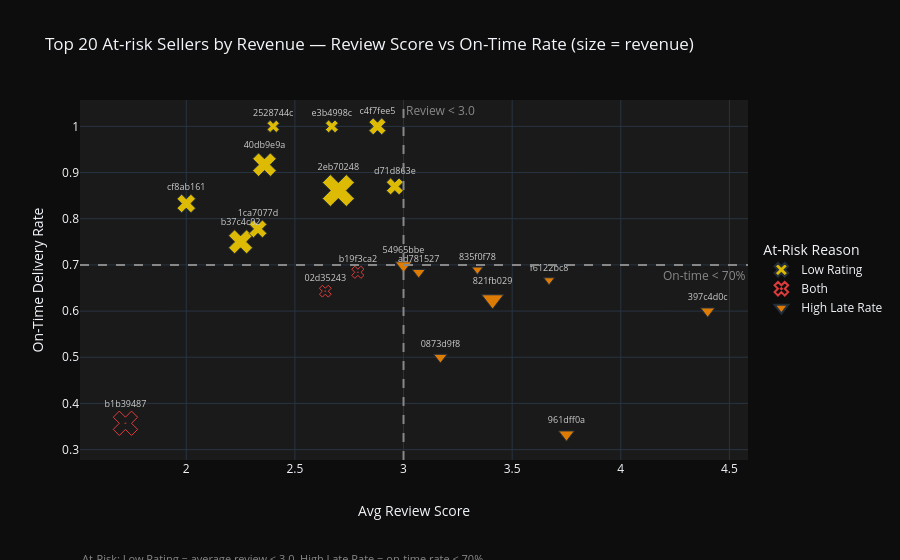

Notebook cell for this chart:
### Markdown cell above
### 5. At-risk Sellers

### Code cell
# Scatter: top 20 at-risk sellers by revenue (at_risk == True)
# x = avg_review_score, y = on_time_rate, size = total_revenue (business impact)
risk_df = (
    active[active["at_risk"] == True]
    .dropna(subset=["avg_review_score", "on_time_rate"])
    .nlargest(20, "total_revenue")
    .copy()
)
risk_df["seller_short"] = risk_df["seller_id"].str[:8]
risk_df["breach"] = "None"
risk_df.loc[risk_df["avg_review_score"] < 3.0, "breach"] = "Low Rating"
risk_df.loc[risk_df["on_time_rate"] < 0.70, "breach"] = "High Late Rate"
risk_df.loc[
    (risk_df["avg_review_score"] < 3.0) & (risk_df["on_time_rate"] < 0.70), "breach"
] = "Both"

fig = px.scatter(
    risk_df,
    x="avg_review_score",
    y="on_time_rate",
    color="breach",
    color_discrete_map={
        "Low Rating": "#FFD700",
        "High Late Rate": "#FF8C00",
        "Both": "#FF4444",
    },
    size="total_revenue",
    size_max=20,
    symbol="breach",
    symbol_map={
        "Low Rating": "x",
        "High Late Rate": "triangle-down",
        "Both": "x-open-dot",
    },
    text="seller_short",
    hover_data={
        "seller_short": True,
        "seller_state": True,
        "avg_review_score": ":.2f",
        "on_time_rate": ":.1%",
        "total_revenue": ":,.0f",
        "breach": True,
        "seller_id": False,
    },
    opacity=0.85,
    title="Top 20 At-risk Sellers by Revenue — Review Score vs On-Time Rate (size = revenue)",
    labels={
        "avg_review_score": "Avg Review Score",
        "on_time_rate": "On-Time Delivery Rate",
        "breach": "At-Risk Reason",
    },
)

fig.update_traces(textposition="top center", textfont=dict(size=9, color="#CCCCCC"))

fig.add_vline(x=3.0, line_dash="dash", line_color="#888888",
              annotation_text="Review < 3.0", annotation_position="top right",
              annotation_font_color="#888888")
fig.add_hline(y=0.70, line_dash="dash", line_color="#888888",
              annotation_text="On-time < 70%", annotation_position="bottom right",
              annotation_font_color="#888888")

fig.update_layout(
    template="plotly_dark",
    paper_bgcolor="#0D0D0D",
    plot_bgcolor="#1A1A1A",
    legend=dict(orientation="v", x=1.02, y=0.5),
    xaxis=dict(title=dict(text="Avg Review Score", standoff=30)),
    margin=dict(b=100),
)

# Add footnote after layout is set to avoid annotation duplication from add_vline/add_hline
fig.add_annotation(
    text="At-Risk: Low Rating = average review < 3.0, High Late Rate = on-time rate < 70%",
    xref="paper", yref="paper",
    x=0, y=-0.3,
    showarrow=False,
    font=dict(size=11, color="#888888"),
    align="center",
)

fig.show()

### Figure 1 — Plotly figure (JSON) as saved in the notebook; plotly's stock layout.template omitted (floating-point values rounded to 4 significant figures)
{"data": [{"customdata": [["2eb70248", "SP", 42630.0, "Low Rating", "2eb70248d66e0e3ef83659f71b244378"], ["b37c4c02", "SP", 24075, "Low Rating", "b37c4c02bda3161a7546a4e6d222d5b2"], ["40db9e9a", "PE", 23168, "Low Rating", "40db9e9aa57f7bb151bcda6b0f9bdbb7"], ["cf8ab161", "SP", 14391, "Low Rating", "cf8ab1616079e2793aa29d524df01bb1"], ["1ca7077d", "SP", 13340.0, "Low Rating", "1ca7077d890b907f89be8c954a02686a"], ["c4f7fee5", "SP", 11960.0, "Low Rating", "c4f7fee5b0db50e87766f5a4d1b1b758"], ["d71d863e", "SP", 11900.0, "Low Rating", "d71d863e5ef30d94e440c11be17dcd8f"], ["e3b4998c", "SP", 6898.0, "Low Rating", "e3b4998c7a498169dc7bce44e6bb6277"], ["2528744c", "SP", 6245, "Low Rating", "2528744c5ef5d955adc318720a94d2e7"]], "hovertemplate": "At-Risk Reason=%{customdata[3]}<br>Avg Review Score=%{x:.2f}<br>On-Time Delivery Rate=%{y:.1%}<br>total_revenue=%{customdata[2]:,.0f}<br>seller_short=%{customdata[0]}<br>seller_state=%{customdata[1]}<extra></extra>", "legendgroup": "Low Rating", "marker": {"color": "#FFD700", "opacity": 0.85, "size": [42630.0, 24080.0, 23170.0, 14390.0, 13340.0, 11960.0, 11900.0, 6898.0, 6245.0], "sizemode": "area", "sizeref": 106.6, "symbol": "x"}, "mode": "markers+text", "name": "Low Rating", "orientation": "v", "showlegend": true, "text": ["2eb70248", "b37c4c02", "40db9e9a", "cf8ab161", "1ca7077d", "c4f7fee5", "d71d863e", "e3b4998c", "2528744c"], "textfont": {"color": "#CCCCCC", "size": 9}, "textposition": "top center", "type": "scatter", "x": [2.7, 2.25, 2.36, 2.0, 2.33, 2.88, 2.96, 2.67, 2.4], "xaxis": "x", "y": [0.861, 0.75, 0.917, 0.833, 0.778, 1.0, 0.87, 1.0, 1.0], "yaxis": "y"}, {"customdata": [["b1b39487", "SP", 24700.0, "Both", "b1b3948701c5c72445495bd161b83a4c"], ["b19f3ca2", "MG", 6203.0, "Both", "b19f3ca2ea475913750f25a5c37c8d8f"], ["02d35243", "RN", 5794, "Both", "02d35243ea2e497335cd0f076b45675d"]], "hovertemplate": "At-Risk Reason=%{customdata[3]}<br>Avg Review Score=%{x:.2f}<br>On-Time Delivery Rate=%{y:.1%}<br>total_revenue=%{customdata[2]:,.0f}<br>seller_short=%{customdata[0]}<br>seller_state=%{customdata[1]}<extra></extra>", "legendgroup": "Both", "marker": {"color": "#FF4444", "opacity": 0.85, "size": [24700.0, 6203.0, 5794.0], "sizemode": "area", "sizeref": 106.6, "symbol": "x-open-dot"}, "mode": "markers+text", "name": "Both", "orientation": "v", "showlegend": true, "text": ["b1b39487", "b19f3ca2", "02d35243"], "textfont": {"color": "#CCCCCC", "size": 9}, "textposition": "top center", "type": "scatter", "x": [1.72, 2.79, 2.64], "xaxis": "x", "y": [0.357, 0.684, 0.643], "yaxis": "y"}, {"customdata": [["821fb029", "SP", 19190.0, "High Late Rate", "821fb029fc6e495ca4f08a35d51e53a5"], ["54965bbe", "PR", 10960.0, "High Late Rate", "54965bbe3e4f07ae045b90b0b8541f52"], ["961dff0a", "RJ", 9946, "High Late Rate", "961dff0a659b4561334372337dd897d9"], ["397c4d0c", "SP", 8177, "High Late Rate", "397c4d0c005b6f41f90098ac724e28cb"], ["0873d9f8", "SP", 7266.0, "High Late Rate", "0873d9f8f36123f8d910f4760e788cfb"], ["ad781527", "SP", 6900.0, "High Late Rate", "ad781527c93d00d89a11eecd9dcad7c1"], ["835f0f78", "SP", 5130, "High Late Rate", "835f0f7810c76831d6c7d24c7a646d4d"], ["f6122bc8", "SP", 4800.0, "High Late Rate", "f6122bc84774df1b372bdb3bb88ddb9f"]], "hovertemplate": "At-Risk Reason=%{customdata[3]}<br>Avg Review Score=%{x:.2f}<br>On-Time Delivery Rate=%{y:.1%}<br>total_revenue=%{customdata[2]:,.0f}<br>seller_short=%{customdata[0]}<br>seller_state=%{customdata[1]}<extra></extra>", "legendgroup": "High Late Rate", "marker": {"color": "#FF8C00", "opacity": 0.85, "size": [19190.0, 10960.0, 9946.0, 8177.0, 7266.0, 6900.0, 5130.0, 4800.0], "sizemode": "area", "sizeref": 106.6, "symbol": "triangle-down"}, "mode": "markers+text", "name": "High Late Rate", "orientation": "v", "showlegend": true, "text": ["821fb029", "54965bbe", "961dff0a", "397c4d0c", "0873d9f8", "ad781527", "835f0f78", "f6122bc8"], "textfont": {"color": "#CCCCCC", "size": 9}, "textposition": "top center", "type": "scatter", "x": [3.41, 3.0, 3.75, 4.4, 3.17, 3.07, 3.34, 3.67], "xaxis": "x", "y": [0.625, 0.699, 0.333, 0.6, 0.5, 0.684, 0.69, 0.667], "yaxis": "y"}], "layout": {"annotations": [{"font": {"color": "#888888"}, "showarrow": false, "text": "Review < 3.0", "x": 3, "xanchor": "left", "xref": "x", "y": 1, "yanchor": "top", "yref": "y domain"}, {"font": {"color": "#888888"}, "showarrow": false, "text": "On-time < 70%", "x": 1, "xanchor": "right", "xref": "x domain", "y": 0.7, "yanchor": "top", "yref": "y"}, {"align": "center", "font": {"color": "#888888", "size": 11}, "showarrow": false, "text": "At-Risk: Low Rating = average review < 3.0, High Late Rate = on-time rate < 70%", "x": 0, "xref": "paper", "y": -0.3, "yref": "paper"}], "legend": {"itemsizing": "constant", "orientation": "v", "title": {"text": "At-Risk Reason"}, "tracegroupgap": 0, "x": 1.02, "y": 0.5}, "margin": {"b": 100}, "paper_bgcolor": "#0D0D0D", "plot_bgcolor": "#1A1A1A", "shapes": [{"line": {"color": "#888888", "dash": "dash"}, "type": "line", "x0": 3, "x1": 3, "xref": "x", "y0": 0, "y1": 1, "yref": "y domain"}, {"line": {"color": "#888888", "dash": "dash"}, "type": "line", "x0": 0, "x1": 1, "xref": "x domain", "y0": 0.7, "y1": 0.7, "yref": "y"}], "title": {"text": "Top 20 At-risk Sellers by Revenue — Review Score vs On-Time Rate (size = revenue)"}, "xaxis": {"anchor": "y", "domain": [0, 1], "title": {"standoff": 30, "text": "Avg Review Score"}}, "yaxis": {"anchor": "x", "domain": [0, 1], "title": {"text": "On-Time Delivery Rate"}}}}
